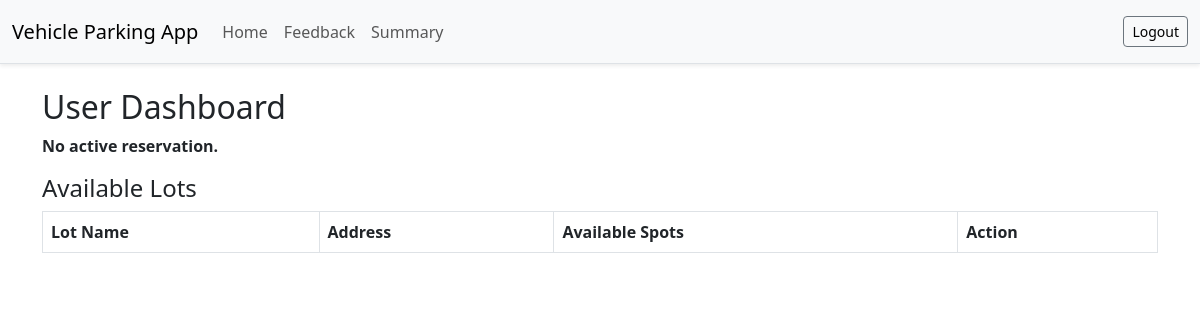
Page /user/dashboard (signed in) on the earlier database version.
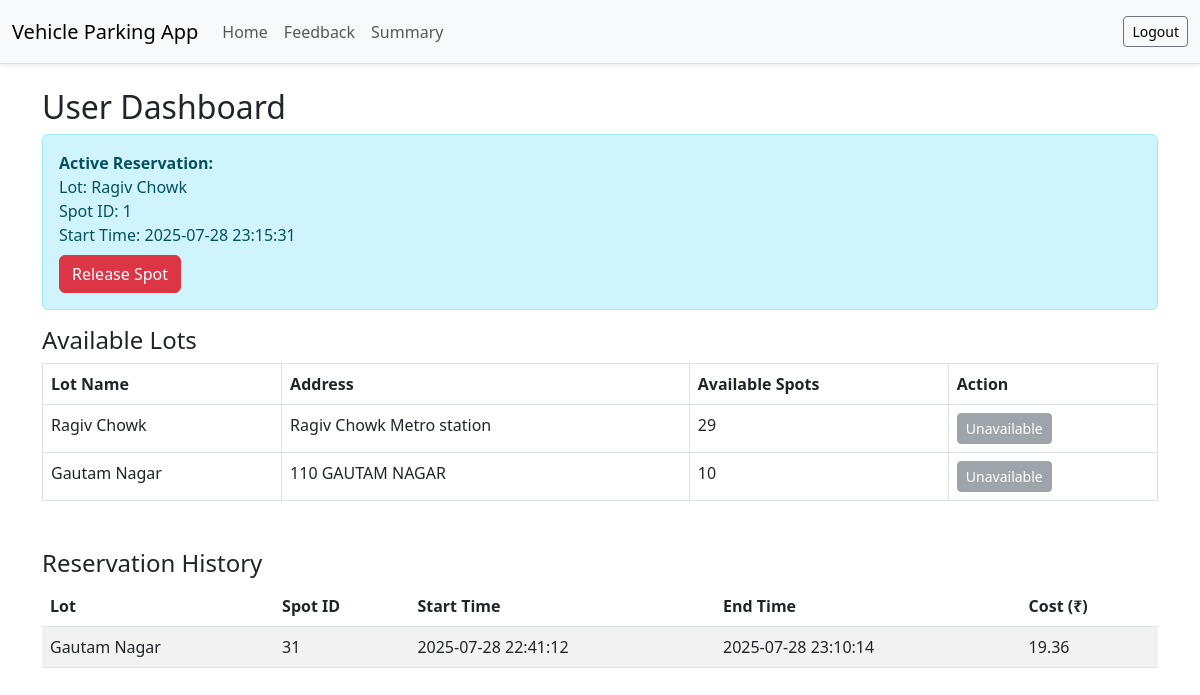
Same page on the later database version.
### models.py (models this page shows)
class ParkingLot(db.Model):
    id = db.Column(db.Integer, primary_key=True)
    name = db.Column(db.String(100), nullable=False)
    address = db.Column(db.String(200), nullable=False)
    pin_code = db.Column(db.String(10), nullable=False)
    price = db.Column(db.Float, nullable=False)
    max_spots = db.Column(db.Integer, nullable=False)
    spots = db.relationship('ParkingSpot', backref='lot', lazy=True)

class ParkingSpot(db.Model):
    id = db.Column(db.Integer, primary_key=True)
    lot_id = db.Column(db.Integer, db.ForeignKey('parking_lot.id'), nullable=False)
    status = db.Column(db.String(1), nullable=False, default='A')  # A = Available, O = Occupied
    reservations = db.relationship('Reservation', backref='spot', lazy="dynamic")

class Reservation(db.Model):
    id = db.Column(db.Integer, primary_key=True)
    user_id = db.Column(db.Integer, db.ForeignKey('user.id'), nullable=False)
    spot_id = db.Column(db.Integer, db.ForeignKey('parking_spot.id'), nullable=False)
    parking_time = db.Column(db.DateTime, nullable=True)
    release_time = db.Column(db.DateTime, nullable=True)
    cost = db.Column(db.Float, nullable=True)
    vehicle_number = db.Column(db.String(20), nullable=False)
    rating = db.Column(db.Float, nullable=True)

### app.py (the view)
@app.route('/user/dashboard')
def user_dashboard():
    if session.get('role') != 'user':
        return redirect(url_for('login'))
    user_id = session.get('user')
    if not isinstance(user_id, int):
        return redirect(url_for('login'))
    lots = ParkingLot.query.all()
    active_res = Reservation.query.filter_by(user_id=user_id, release_time=None).first()
    history = Reservation.query.filter(Reservation.user_id == user_id, Reservation.release_time != None).all()
    return render_template('user_dashboard.html', lots=lots, active_res=active_res, history=history)

### templates/user_dashboard.html
{% extends "base.html" %}
{% block content %}
<h2>User Dashboard</h2>
{% if active_res %}
<div class="alert alert-info">
    <strong>Active Reservation:</strong><br>
    Lot: {{ active_res.spot.lot.name }}<br>
    Spot ID: {{ active_res.spot.id }}<br>
    Start Time: {{ active_res.parking_time.strftime('%Y-%m-%d %H:%M:%S') }}<br>
    <a href="{{ url_for('release_spot', reservation_id=active_res.id) }}" class="btn btn-danger mt-2">Release Spot</a>
</div>
{% else %}
<p><strong>No active reservation.</strong></p>
{% endif %}
<h4>Available Lots</h4>
<table class="table table-bordered">
    <thead>
        <tr>
            <th>Lot Name</th>
            <th>Address</th>
            <th>Available Spots</th>
            <th>Action</th>
        </tr>
    </thead>
    <tbody>
        {% for lot in lots %}
        <tr>
            <td>{{ lot.name }}</td>
            <td>{{ lot.address }}</td>
            <td>{{ lot.spots | selectattr('status', 'equalto', 'A') | list | length }}</td>
            <td>
                {% if not active_res and lot.spots | selectattr('status', 'equalto', 'A') | list | length > 0 %}
                <a href="{{ url_for('reserve_spot', lot_id=lot.id) }}" class="btn btn-success btn-sm">Reserve</a>
                {% else %}
                <button class="btn btn-secondary btn-sm" disabled>Unavailable</button>
                {% endif %}
            </td>
        </tr>
        {% endfor %}
    </tbody>
</table>
{% if history %}
<h4 class="mt-5">Reservation History</h4>
<table class="table table-striped">
    <thead>
        <tr>
            <th>Lot</th>
            <th>Spot ID</th>
            <th>Start Time</th>
            <th>End Time</th>
            <th>Cost (₹)</th>
        </tr>
    </thead>
    <tbody>
        {% for res in history %}
        <tr>
            <td>{{ res.spot.lot.name }}</td>
            <td>{{ res.spot.id }}</td>
            <td>{{ res.parking_time.strftime('%Y-%m-%d %H:%M:%S') }}</td>
            <td>{{ res.release_time.strftime('%Y-%m-%d %H:%M:%S') }}</td>
            <td>{{ res.cost }}</td>
        </tr>
        {% endfor %}
    </tbody>
</table>
{% endif %}
{% endblock %}

### templates/base.html (shortened to what this page needs)
<!DOCTYPE html>
<html lang="en">
<head>
    {% if page == 'login' %}
        <link rel="stylesheet" href="{{ url_for('static', filename='css/login.css') }}">
    {% elif page == 'register' %}
        <link rel="stylesheet" href="{{ url_for('static', filename='css/register.css') }}">
    {% else %}
        <link rel="stylesheet" href="{{ url_for('static', filename='css/styles.css') }}">
    {% endif %}
    <link href="https://cdn.jsdelivr.net/npm/bootstrap@5.3.0/dist/css/bootstrap.min.css" rel="stylesheet">
</head>
<body id="{{ page }}">
{% if page != 'login' and page != 'register' %}
<nav class="navbar navbar-expand-lg bg-body-tertiary mb-4 border-bottom shadow-sm">
  <div class="container-fluid">
    <a class="navbar-brand" href="#">Vehicle Parking App</a>
    <div class="collapse navbar-collapse" id="navbarText">
      <ul class="navbar-nav me-auto mb-2 mb-lg-0">
        {% if session.get('role') == 'admin' %}
          <li class="nav-item">
            <a class="nav-link" href="{{ url_for('admin_dashboard') }}">Home</a>
          </li>
          <li class="nav-item">
            <a class="nav-link" href="{{ url_for('admin_users') }}">Users</a>
          </li>
          <li class="nav-item">
            <a class="nav-link" href="{{ url_for('admin_search') }}">Search</a>
          </li>
          <li class="nav-item">
            <a class="nav-link" href="{{ url_for('admin_summary') }}">Summary</a>
          </li>
        {% elif session.get('role') == 'user' %}
          <li class="nav-item">
            <a class="nav-link" href="{{ url_for('user_dashboard') }}">Home</a>
          </li>
          <li class="nav-item">
            <a class="nav-link" href="{{ url_for('user_feedback') }}">Feedback</a>
          </li>
          <li>
            <a class="nav-link" href="{{ url_for('user_summary') }}">Summary</a>
          </li>
        {% endif %}
      </ul>
      <span class="navbar-text">
        {% if session.get('role')%}
          <a href="{{ url_for('logout') }}" class="btn btn-outline-secondary btn-sm">Logout</a>
        {% else %}
          <a class="btn btn-outline-primary btn-sm me-2" href="{{ url_for('login') }}">Login</a>
          <a class="btn btn-outline-success btn-sm" href="{{ url_for('register') }}">Register</a>
        {% endif %}
      </span>
    </div>
  </div>
</nav>
{% endif %}
<div class="container">
    {% block content %}{% endblock %}
</div>
</body>
</html>

### static/css/styles.css (style rules this page uses)
body { background-color: #f8f9fa; }
h2 { margin-bottom: 20px; }

Differences in the rows shown:
added ParkingLot: spot.lot.name "Ragiv Chowk", name "Ragiv Chowk", address "Ragiv Chowk Metro station", spots|selectattr "29"
added ParkingSpot: spot.id "1"
added Reservation: parking_time "2025-07-28 23:15:31"
added ParkingLot: name "Gautam Nagar", address "110 GAUTAM NAGAR", spots|selectattr "10"
added Reservation: spot.lot.name "Gautam Nagar", spot.id "31", parking_time "2025-07-28 22:41:12", release_time "2025-07-28 23:10:14", cost "19.36"
Other differences:
text no longer shown: "No active reservation."
text now shown: "Active Reservation: Lot: Spot ID: Start Time: Release Spot Reservation History Lot Spot ID Start Time End Time Cost (₹)"
